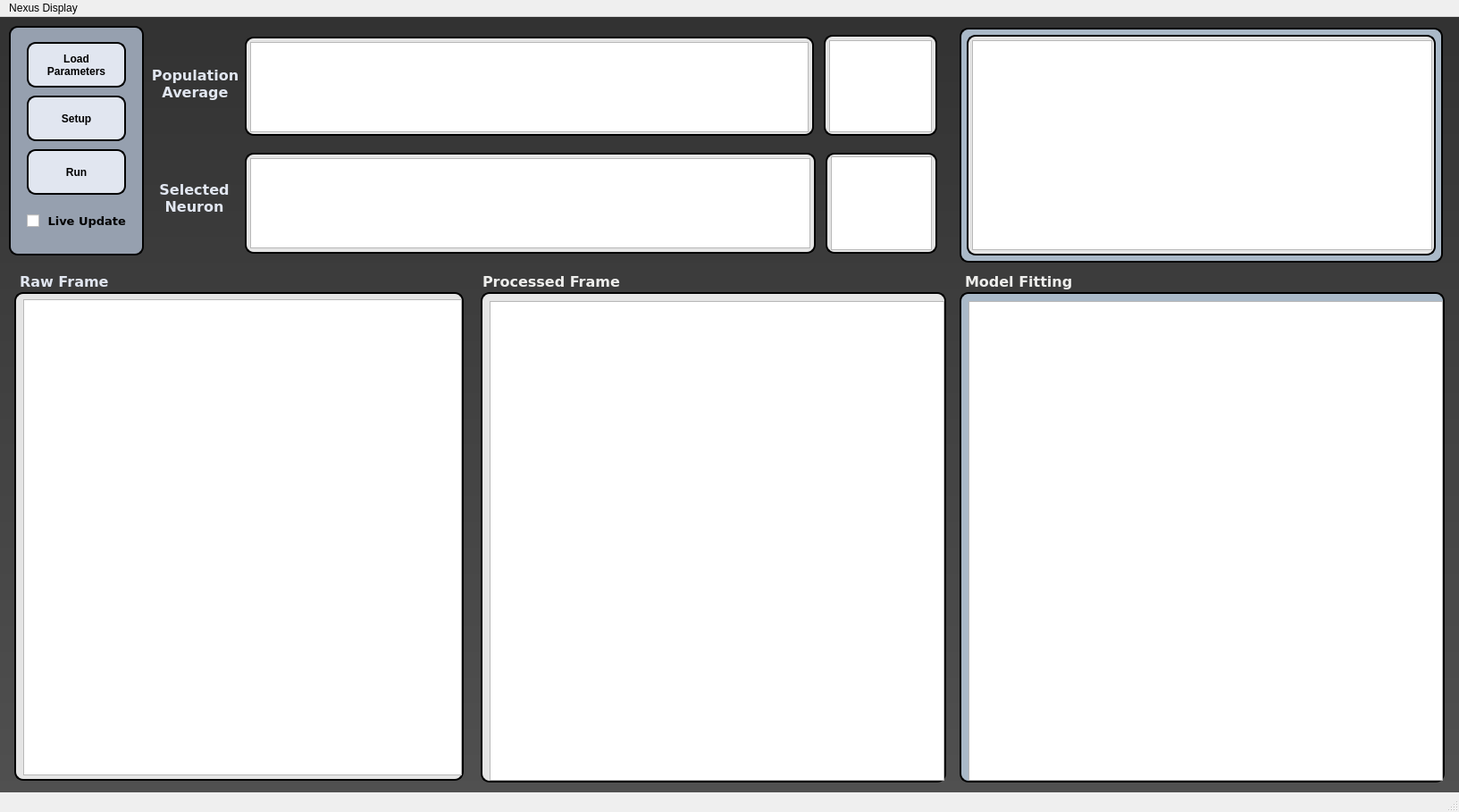
<?xml version="1.0" encoding="UTF-8"?>
<ui version="4.0">
 <class>MainWindow</class>
 <widget class="QMainWindow" name="MainWindow">
  <property name="geometry">
   <rect>
    <x>0</x>
    <y>0</y>
    <width>1633</width>
    <height>909</height>
   </rect>
  </property>
  <property name="windowTitle">
   <string>MainWindow</string>
  </property>
  <property name="styleSheet">
   <string notr="true">QMainWindow { background-color: 'blue'; }</string>
  </property>
  <widget class="QWidget" name="centralwidget">
   <property name="styleSheet">
    <string notr="true">#centralwidget { background-color: qlineargradient(spread:pad, x1:0, y1:0, x2:0, y2:1, stop:0 rgb(50, 50, 50), stop:1 rgba(80, 80, 80, 255)); }
#checkBox {color: black}
#label_2 {color: rgb(225, 230, 240)}
#label_3 {color: rgb(225, 230, 240)}
#label_4 {color: rgb(225, 230, 240)}
#label_5 {color: rgb(225, 230, 240)}
#frame {background-color: rgb(150, 160, 175);
border-style: outset;
border-width: 2px;
border-radius: 10px;
border-color: black;
padding: 6px}
#frame_3 {background-color: rgb(170, 185, 200);
border-style: outset;
border-width: 2px;
border-radius: 10px;
border-color: black;
padding: 6px}
#frame_2 {background: rgb(229, 229, 229);
border-style: outset;
border-width: 2px;
border-radius: 10px;
border-color: black;
padding: 1px}
#frame_4 {background: rgb(170, 185, 200);
border-style: outset;
border-width: 2px;
border-radius: 10px;
border-color: black;
padding: 1px}
#frame_5 {background: rgb(229, 229, 229);
border-style: outset;
border-width: 2px;
border-radius: 10px;
border-color: black;
padding: 6px}
#frame_6 {background: rgb(229, 229, 229);
border-style: outset;
border-width: 2px;
border-radius: 10px;
border-color: black;
padding: 6px}
#frame_8 {background: rgb(229, 229, 229);
border-style: outset;
border-width: 2px;
border-radius: 10px;
border-color: black;
padding: 6px}
#frame_7 {background: rgb(229, 229, 229);
border-style: outset;
border-width: 2px;
border-radius: 10px;
border-color: black;
padding: 6px}
#frame_9 {background: rgb(229, 229, 229);
border-style: outset;
border-width: 2px;
border-radius: 10px;
border-color: black;
padding: 0px}
#frame_10 {background: rgb(229, 229, 229);
border-style: outset;
border-width: 2px;
border-radius: 10px;
border-color: black;
padding: 6px}
#pushButton {
background-color: rgb(225, 230, 240);
color: black;
font: bold;
border-style: outset;
border-width: 2px;
border-radius: 10px;
border-color: black;
padding: 6px
}
#pushButton_2 {
background-color: rgb(225, 230, 240);
color: black;
font: bold;
border-style: outset;
border-width: 2px;
border-radius: 10px;
border-color: black;
padding: 6px
}
#pushButton_3 {
background-color: rgb(225, 230, 240);
color: black;
font: bold;
border-style: outset;
border-width: 2px;
border-radius: 10px;
border-color: black;
padding: 6px
}
#pushButton_4 {
background-color: rgb(200, 140, 140);
color: black;
font: bold;
border-style: outset;
border-width: 2px;
border-radius: 10px;
border-color: black;
padding: 6px
}</string>
   </property>
   <widget class="QFrame" name="frame_2">
    <property name="geometry">
     <rect>
      <x>16</x>
      <y>308</y>
      <width>503</width>
      <height>547</height>
     </rect>
    </property>
    <property name="frameShape">
     <enum>QFrame::StyledPanel</enum>
    </property>
    <property name="frameShadow">
     <enum>QFrame::Raised</enum>
    </property>
    <widget class="ImageView" name="rawplot">
     <property name="geometry">
      <rect>
       <x>10</x>
       <y>8</y>
       <width>491</width>
       <height>533</height>
      </rect>
     </property>
    </widget>
   </widget>
   <widget class="QFrame" name="frame">
    <property name="geometry">
     <rect>
      <x>10</x>
      <y>10</y>
      <width>151</width>
      <height>257</height>
     </rect>
    </property>
    <property name="frameShape">
     <enum>QFrame::StyledPanel</enum>
    </property>
    <property name="frameShadow">
     <enum>QFrame::Raised</enum>
    </property>
    <widget class="QPushButton" name="pushButton">
     <property name="geometry">
      <rect>
       <x>20</x>
       <y>18</y>
       <width>111</width>
       <height>51</height>
      </rect>
     </property>
     <property name="text">
      <string>Load
Parameters</string>
     </property>
    </widget>
    <widget class="QPushButton" name="pushButton_2">
     <property name="geometry">
      <rect>
       <x>20</x>
       <y>78</y>
       <width>111</width>
       <height>51</height>
      </rect>
     </property>
     <property name="text">
      <string>Setup</string>
     </property>
    </widget>
    <widget class="QPushButton" name="pushButton_3">
     <property name="geometry">
      <rect>
       <x>20</x>
       <y>138</y>
       <width>111</width>
       <height>51</height>
      </rect>
     </property>
     <property name="text">
      <string>Run</string>
     </property>
    </widget>
    <widget class="QCheckBox" name="checkBox">
     <property name="geometry">
      <rect>
       <x>20</x>
       <y>198</y>
       <width>117</width>
       <height>41</height>
      </rect>
     </property>
     <property name="font">
      <font>
       <family>DejaVu Sans</family>
       <pointsize>10</pointsize>
       <weight>75</weight>
       <bold>true</bold>
      </font>
     </property>
     <property name="text">
      <string> Live Update</string>
     </property>
    </widget>
   </widget>
   <widget class="QFrame" name="frame_4">
    <property name="geometry">
     <rect>
      <x>1074</x>
      <y>308</y>
      <width>543</width>
      <height>549</height>
     </rect>
    </property>
    <property name="frameShape">
     <enum>QFrame::StyledPanel</enum>
    </property>
    <property name="frameShadow">
     <enum>QFrame::Raised</enum>
    </property>
    <widget class="ImageView" name="rawplot_3">
     <property name="geometry">
      <rect>
       <x>10</x>
       <y>10</y>
       <width>531</width>
       <height>537</height>
      </rect>
     </property>
    </widget>
   </widget>
   <widget class="QFrame" name="frame_5">
    <property name="geometry">
     <rect>
      <x>538</x>
      <y>308</y>
      <width>521</width>
      <height>549</height>
     </rect>
    </property>
    <property name="frameShape">
     <enum>QFrame::StyledPanel</enum>
    </property>
    <property name="frameShadow">
     <enum>QFrame::Raised</enum>
    </property>
    <widget class="ImageView" name="rawplot_2">
     <property name="geometry">
      <rect>
       <x>10</x>
       <y>10</y>
       <width>509</width>
       <height>537</height>
      </rect>
     </property>
    </widget>
   </widget>
   <widget class="QFrame" name="frame_3">
    <property name="geometry">
     <rect>
      <x>1074</x>
      <y>12</y>
      <width>541</width>
      <height>263</height>
     </rect>
    </property>
    <property name="frameShape">
     <enum>QFrame::StyledPanel</enum>
    </property>
    <property name="frameShadow">
     <enum>QFrame::Raised</enum>
    </property>
    <widget class="QFrame" name="frame_10">
     <property name="geometry">
      <rect>
       <x>8</x>
       <y>8</y>
       <width>525</width>
       <height>247</height>
      </rect>
     </property>
     <property name="frameShape">
      <enum>QFrame::StyledPanel</enum>
     </property>
     <property name="frameShadow">
      <enum>QFrame::Raised</enum>
     </property>
     <widget class="PlotWidget" name="grplot_5">
      <property name="geometry">
       <rect>
        <x>6</x>
        <y>6</y>
        <width>515</width>
        <height>235</height>
       </rect>
      </property>
     </widget>
    </widget>
   </widget>
   <widget class="QLabel" name="label_2">
    <property name="geometry">
     <rect>
      <x>158</x>
      <y>38</y>
      <width>121</width>
      <height>73</height>
     </rect>
    </property>
    <property name="font">
     <font>
      <family>DejaVu Sans</family>
      <pointsize>12</pointsize>
      <weight>75</weight>
      <bold>true</bold>
     </font>
    </property>
    <property name="text">
     <string>Population
Average</string>
    </property>
    <property name="alignment">
     <set>Qt::AlignCenter</set>
    </property>
   </widget>
   <widget class="QLabel" name="label_3">
    <property name="geometry">
     <rect>
      <x>168</x>
      <y>150</y>
      <width>99</width>
      <height>105</height>
     </rect>
    </property>
    <property name="font">
     <font>
      <family>DejaVu Sans</family>
      <pointsize>12</pointsize>
      <weight>75</weight>
      <bold>true</bold>
     </font>
    </property>
    <property name="text">
     <string>Selected
Neuron</string>
    </property>
    <property name="alignment">
     <set>Qt::AlignCenter</set>
    </property>
   </widget>
   <widget class="QLabel" name="label_4">
    <property name="geometry">
     <rect>
      <x>22</x>
      <y>286</y>
      <width>131</width>
      <height>21</height>
     </rect>
    </property>
    <property name="font">
     <font>
      <family>DejaVu Sans</family>
      <pointsize>12</pointsize>
      <weight>75</weight>
      <bold>true</bold>
     </font>
    </property>
    <property name="text">
     <string>Raw Frame</string>
    </property>
   </widget>
   <widget class="QLabel" name="label_5">
    <property name="geometry">
     <rect>
      <x>540</x>
      <y>286</y>
      <width>201</width>
      <height>21</height>
     </rect>
    </property>
    <property name="font">
     <font>
      <family>DejaVu Sans</family>
      <pointsize>12</pointsize>
      <weight>75</weight>
      <bold>true</bold>
     </font>
    </property>
    <property name="text">
     <string>&lt;html&gt;&lt;head/&gt;&lt;body&gt;&lt;p&gt;&lt;span style=&quot; color:#eeeeec;&quot;&gt;Processed Frame&lt;/span&gt;&lt;/p&gt;&lt;/body&gt;&lt;/html&gt;</string>
    </property>
   </widget>
   <widget class="QFrame" name="frame_6">
    <property name="geometry">
     <rect>
      <x>274</x>
      <y>22</y>
      <width>637</width>
      <height>111</height>
     </rect>
    </property>
    <property name="frameShape">
     <enum>QFrame::StyledPanel</enum>
    </property>
    <property name="frameShadow">
     <enum>QFrame::Raised</enum>
    </property>
    <widget class="PlotWidget" name="grplot">
     <property name="geometry">
      <rect>
       <x>6</x>
       <y>6</y>
       <width>625</width>
       <height>101</height>
      </rect>
     </property>
    </widget>
   </widget>
   <widget class="QFrame" name="frame_7">
    <property name="geometry">
     <rect>
      <x>922</x>
      <y>20</y>
      <width>127</width>
      <height>113</height>
     </rect>
    </property>
    <property name="frameShape">
     <enum>QFrame::StyledPanel</enum>
    </property>
    <property name="frameShadow">
     <enum>QFrame::Raised</enum>
    </property>
    <widget class="PlotWidget" name="grplot_3">
     <property name="geometry">
      <rect>
       <x>6</x>
       <y>6</y>
       <width>115</width>
       <height>103</height>
      </rect>
     </property>
    </widget>
   </widget>
   <widget class="QFrame" name="frame_8">
    <property name="geometry">
     <rect>
      <x>274</x>
      <y>152</y>
      <width>639</width>
      <height>113</height>
     </rect>
    </property>
    <property name="frameShape">
     <enum>QFrame::StyledPanel</enum>
    </property>
    <property name="frameShadow">
     <enum>QFrame::Raised</enum>
    </property>
    <widget class="PlotWidget" name="grplot_2">
     <property name="geometry">
      <rect>
       <x>6</x>
       <y>6</y>
       <width>627</width>
       <height>101</height>
      </rect>
     </property>
    </widget>
   </widget>
   <widget class="QFrame" name="frame_9">
    <property name="geometry">
     <rect>
      <x>924</x>
      <y>152</y>
      <width>125</width>
      <height>113</height>
     </rect>
    </property>
    <property name="frameShape">
     <enum>QFrame::StyledPanel</enum>
    </property>
    <property name="frameShadow">
     <enum>QFrame::Raised</enum>
    </property>
    <widget class="PlotWidget" name="grplot_4">
     <property name="geometry">
      <rect>
       <x>6</x>
       <y>4</y>
       <width>113</width>
       <height>105</height>
      </rect>
     </property>
    </widget>
   </widget>
   <widget class="QLabel" name="label_6">
    <property name="geometry">
     <rect>
      <x>1080</x>
      <y>286</y>
      <width>201</width>
      <height>21</height>
     </rect>
    </property>
    <property name="font">
     <font>
      <family>DejaVu Sans</family>
      <pointsize>12</pointsize>
      <weight>75</weight>
      <bold>true</bold>
     </font>
    </property>
    <property name="text">
     <string>&lt;html&gt;&lt;head/&gt;&lt;body&gt;&lt;p&gt;&lt;span style=&quot; color:#eeeeec;&quot;&gt;Model Fitting&lt;/span&gt;&lt;/p&gt;&lt;/body&gt;&lt;/html&gt;</string>
    </property>
   </widget>
   <widget class="QLabel" name="dir_icon">
    <property name="geometry">
     <rect>
      <x>184</x>
      <y>106</y>
      <width>67</width>
      <height>65</height>
     </rect>
    </property>
    <property name="text">
     <string/>
    </property>
   </widget>
  </widget>
  <widget class="QMenuBar" name="menubar">
   <property name="geometry">
    <rect>
     <x>0</x>
     <y>0</y>
     <width>1633</width>
     <height>22</height>
    </rect>
   </property>
   <widget class="QMenu" name="menuRASP_Display">
    <property name="title">
     <string>Nexus Display</string>
    </property>
   </widget>
   <addaction name="menuRASP_Display"/>
  </widget>
  <widget class="QStatusBar" name="statusbar"/>
 </widget>
 <customwidgets>
  <customwidget>
   <class>PlotWidget</class>
   <extends>QGraphicsView</extends>
   <header>pyqtgraph</header>
  </customwidget>
  <customwidget>
   <class>ImageView</class>
   <extends>QGraphicsView</extends>
   <header>pyqtgraph.h</header>
  </customwidget>
 </customwidgets>
 <resources/>
 <connections/>
 <designerdata>
  <property name="gridDeltaX">
   <number>2</number>
  </property>
  <property name="gridDeltaY">
   <number>2</number>
  </property>
  <property name="gridSnapX">
   <bool>true</bool>
  </property>
  <property name="gridSnapY">
   <bool>true</bool>
  </property>
  <property name="gridVisible">
   <bool>false</bool>
  </property>
 </designerdata>
</ui>
